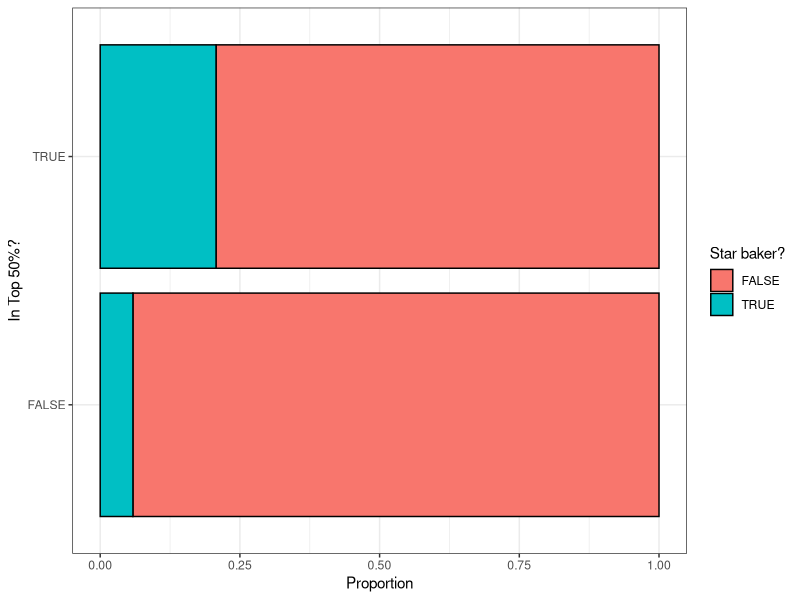
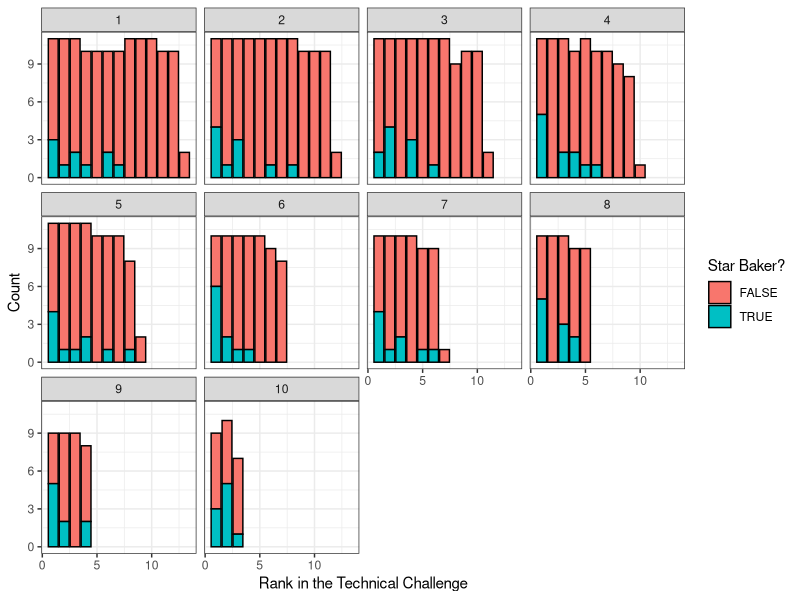

R code for these plots, in order:
## ---- chunk 1
#| fig.height: 2
suppressPackageStartupMessages({
    library(dplyr)
    library(ggplot2)
})
theme_set(theme_bw())

bo <- read.csv("GreatBritishBakeOff.csv")

bo <- bo |>
    filter(Competed == 1, !is.na(Technical.Rank)) |>
    group_by(Season, Week.Number) |>
    mutate(
        pos_perc = Technical.Rank / max(Technical.Rank)
    ) |>
    ungroup()

table(bo$Star.Baker, bo$pos_perc <= 0.5)

ggplot(bo) +
    aes(x = pos_perc <= 0.5, fill = factor(Star.Baker == 1)) +
    geom_bar(position = "fill", colour = 1) +
    labs(
        x = "In Top 50%?",
        y = "Proportion",
        fill = "Star baker?"
    ) +
    coord_flip()

## ---- chunk 2
ggplot(bo) +
    aes(x = Technical.Rank, fill = factor(Star.Baker == 1)) +
    geom_bar(position = "stack", colour = 1) +
    facet_wrap(~ Week.Number) +
    labs(
        x = "Rank in the Technical Challenge",
        y = "Count",
        fill = "Star Baker?"
    )
